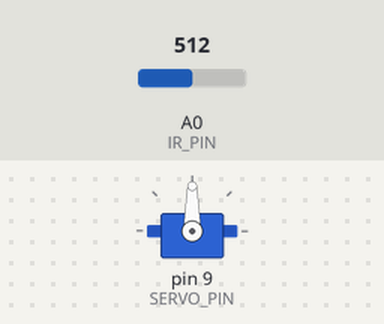
A sketch run on a simulated Arduino Uno, built with avr-gcc and run on an emulated ATmega328P. On the bench: servo. The test bench sets the inputs (shaded band); at power-on: A0 (IR_PIN) = 512.

Above: at 0.01 s.
At 1.2 s:
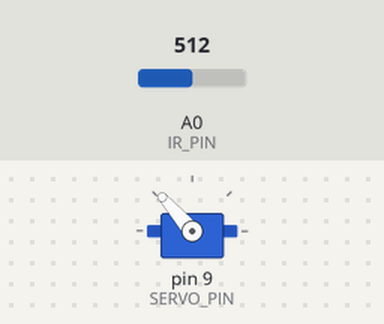
1.3 s: A0 (IR_PIN) set to 716
4.1 s: A0 (IR_PIN) set to 511
Timing chart, 0 to 11.4 s (numbered marks = the images above; inputs shaded):
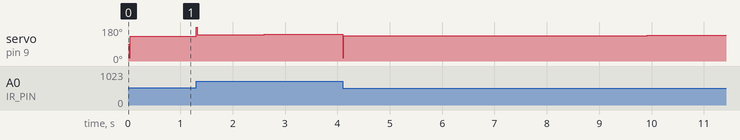

The sketch:

SRC.ino
```cpp
#include <Servo.h>

#define SERVO_PIN 9
#define IR_PIN A0

// Create a servo object
Servo myservo;

//PID Constants (keep it at 0 for now because we don't know)
float kP = 18;
float kI = .2;
float kD = 5;
float reference_dist = 25;  // So that we can make the beam 30 cm long?
double actual_dist, error, P, I, D, PID;
double now, dt;
double prev_error = 0, prev_time = 0;

// Functions
double pid_controller(double error, double dt);
float find_dist(int n);

void setup() {
  // put your setup code here, to run once:
  Serial.begin(9600);
  pinMode(IR_PIN, INPUT);
  myservo.attach(SERVO_PIN);

}

void loop() {
  // put your main code here, to run repeatedly:
  // Use millis to find the time, and if less than 20 miliseconds have passed, exit the loop
  now = millis();
  if (now - prev_time < 20) return;
  // Turns miliseconds into seconds
  dt = (now - prev_time) / 1000;
  prev_time = now;

  // Find the distance from the IR sensor and sample it 10 times
  // Find the error to be inputed into the PID controller
  actual_dist = find_dist(10);
  error = reference_dist - actual_dist;
  double output = pid_controller(error, dt);

  // Write it out to the servo
  // Map the PID output to the servo, and clamp it to the valid distance listed on the IR Sensor (10-80cm)
  if (10 < actual_dist || actual_dist > 80)
  {
    Serial.println("Out of range");
  }
  else
  {
    // The range -150 to 150 is aribitrary for now (we could get different values in reality)
    // I'm mapping it to 70-110 degrees so that the servo doesn't turn a lot and thus overcompensate
    long turn = map(output, -200, 200, 60, 120);
    myservo.write(turn);
  }
}

// Implements the actual PID controller with the proportional, integral, and derivative terms
double pid_controller(double error, double dt){
  // Declare integral as static so that it may
  // change on next iterations
  static double integral;
  // Proportional term
  P = kP * error;
  // Integral term
  integral += error * dt;
  I = kI * integral;
  // Derivative term
  D = kD * (error - prev_error)/dt;
  prev_error = error;

  PID = P + I + D;
  return PID;

}

// This function first samples 10 analog reads and takes the average of them
// From the average, it finds the distance using the formula from the data sheet
float find_dist(int n){
  float sum = 0.0;
  for (int i = 0; i < n; i++){
    sum += analogRead(IR_PIN);
  }
  float ADC_val = sum / n;
  // Convert ADC val to voltage
  float voltage = ADC_val * (5.0/1023.0);
  // turn ADC value into a distance
  float dist = 27.86 * pow(voltage, -1.15);

  return dist;
}
```
